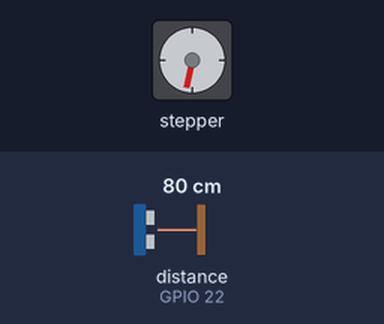
Bench run of a program on a simulated ESP32. On the bench: stepper motor. Wiring (inferred from the names in the program): ultrasonic range finder: trigger GPIO 21; echo GPIO 22. The inputs (shaded band) are chosen by the test bench; at power-on: distance to the obstacle (sensor on GPIO 22) 80 cm. The echo pulse lasts 58.3 µs per cm; stepper angles assume 56 steps per turn; what the program prints to the serial monitor is not drawn.

Above: at 2.8 s.
2.9 s: distance to the obstacle (sensor on GPIO 22) set to 250 cm
At 3.28 s:
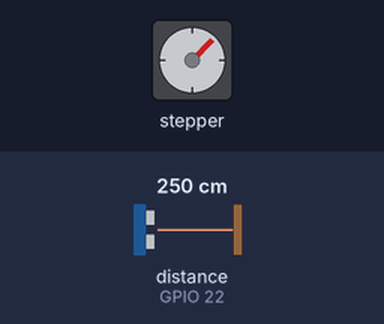
6.7 s: distance to the obstacle (sensor on GPIO 22) set to 2 cm
At 6.91 s:
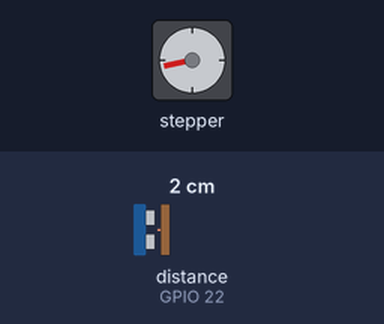
Timing chart, 0 to 21.1 s (numbered marks = the images above; inputs shaded):
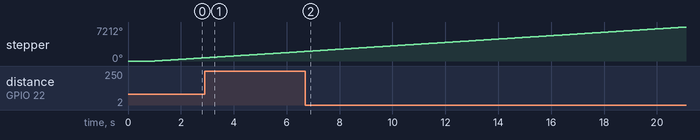

The program:

main.cpp
```cpp
/*
 * Autor: Pabllo Lins
 * Versão: v.1.0
 * Descrição: Código para atendimento a atividade de radar, motor de passo+HC-SR04
 * Licença: N/A
 * Data: 24/09/2022
*/

/*  Informações adicionais
* PLACA: DOIT v.1
* MCU: ESP32
* IDE: Visual Studio Code
* Extension: PlatformIO
* Framework: Arduino IDE
* Terminal - D4 - Bobina 1 Motor de passo
* Terminal - D15 - Bobina 2 Motor de passo
* Terminal - D18 - Bobina 3 Motor de passo
* Terminal - D19 - Bobina 4 Motor de passo
* Terminal - D21 - HC-SR04 trigger
* Terminal - D22 - HC-SR04 echo
*/

#include <Arduino.h>
#include <Stepper.h>

#define FS 32
#define HS 64

//_______________________________Ultrassom
const int trig = 21;
const int echo = 22;
unsigned long previousMicros;
unsigned long timeout = 29000;  //Dmax = 500 cm, D = t/58, timeout = 500*58
unsigned int ultrassom_tempo();
unsigned int ultrassom_cm(unsigned int tempo_us);


//_______________________________Motor de passo
int NumeroPassos = HS;
float ConverteGrausEmPassos(int Graus);
unsigned int avanco = 5;
signed int stepsPerRevolution = (signed int)ConverteGrausEmPassos(avanco);
const int Bobina1 = 4; //Bobina 1
const int Bobina2 = 15; //Bobina 2
const int Bobina3 = 18; //Bobina 3
const int Bobina4 = 19; //Bobina 4
//Cria um objeto Stepper
Stepper myStepper(stepsPerRevolution, Bobina1, Bobina3, Bobina2, Bobina4);


void setup() {
  //Inicializa a porta serial
  Serial.begin(115200);

  // set the speed at 60 rpm:
  pinMode(Bobina1, OUTPUT);
  pinMode(Bobina2, OUTPUT);
  pinMode(Bobina3, OUTPUT);
  pinMode(Bobina4, OUTPUT);
  myStepper.setSpeed(60);

  //Inicializa o HC-SR04
  pinMode(trig, OUTPUT);
  pinMode(echo, INPUT);
}

void loop() {
  unsigned int tempo;
  unsigned int cm;
  float graus = 0;

  while(1)
  {
    delay(1000);
    while (graus < 180)
    {
      //Executa a leitura
      tempo = ultrassom_tempo();
      cm = ultrassom_cm(tempo);

      //Envia pela serial
      Serial.print((int)graus);
      Serial.print(",");
      Serial.print(cm);
      Serial.print(".");

      //Posiona o motor/sensor
      myStepper.step(stepsPerRevolution);

      //Atualiza a quantidade de graus
      graus += avanco;
    }
    delay(1000);

    while (graus > 0)
    {
      //Executa a leitura
      tempo = ultrassom_tempo();
      cm = ultrassom_cm(tempo);

      //Envia pela serial
      Serial.print((int)graus);
      Serial.print(",");
      Serial.print(cm);
      Serial.print(".");

      //Retorna o motor
      myStepper.step(-stepsPerRevolution);
      graus -= avanco;
    }
  }
}


unsigned int ultrassom_tempo()
{
  //Pulso de 10us
  digitalWrite(trig, LOW);
  delayMicroseconds(2);
  digitalWrite(trig, HIGH);
  delayMicroseconds(10);
  digitalWrite(trig, LOW);
  //Lê tempo atual
  previousMicros = micros();
  //Aguarda borda de subida ou timeout
  while(!digitalRead(echo) && (micros() - previousMicros) <= timeout); // wait for the echo pin HIGH or timeout
  //Atualiza o tempo atual
  previousMicros = micros();
  //Aguarda borda de descida ou timeout
  while(digitalRead(echo)  && (micros() - previousMicros) <= timeout); // wait for the echo pin LOW or timeout
  //Calcula a diferença de tempos
  return micros() - previousMicros; // duration
}

unsigned int ultrassom_cm(unsigned int tempo_us)
{
  return tempo_us / 58;
}


/*
*   Função: float ConverteGrausEmPassos(int Graus)
*   Entrada: valor em graus (inteiro)
*   Saida/Retorno: Quatidade de passor por revolução de acordo com a entrada
*   Obs.:
*   Relação da redução 1:64 (1 revolução no eixo do motor equivale a 64 revoluções do eixo de passo)
*   Ângulo de passo eixo do motor: 5,625°/64
*   Ângulo de passo: 0,087890625°
*   Autor: Pabllo Lins
*   Data: 24/09/2022
*/
float ConverteGrausEmPassos(int Graus)
{
  float AngPasso = 5.625;

  if(NumeroPassos == HS)
  {
    return (Graus/(AngPasso/NumeroPassos));
  }
  else
  {
    return (Graus/(AngPasso/NumeroPassos));
  }

}
```
